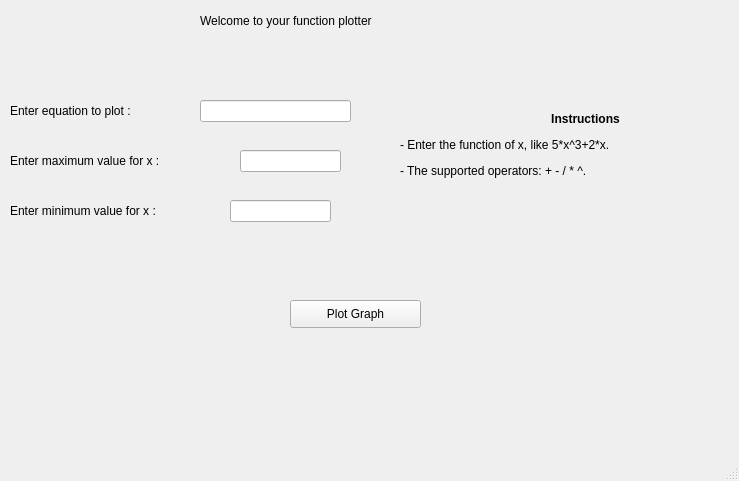
<?xml version="1.0" encoding="UTF-8"?>
<ui version="4.0">
 <class>MainWindow</class>
 <widget class="QMainWindow" name="MainWindow">
  <property name="enabled">
   <bool>true</bool>
  </property>
  <property name="geometry">
   <rect>
    <x>0</x>
    <y>0</y>
    <width>739</width>
    <height>481</height>
   </rect>
  </property>
  <property name="minimumSize">
   <size>
    <width>739</width>
    <height>481</height>
   </size>
  </property>
  <property name="windowTitle">
   <string>Function plotter</string>
  </property>
  <property name="layoutDirection">
   <enum>Qt::LeftToRight</enum>
  </property>
  <property name="styleSheet">
   <string notr="true">font: 12pt &quot;Times New Roman&quot;;</string>
  </property>
  <widget class="QWidget" name="centralwidget">
   <widget class="QLabel" name="label">
    <property name="geometry">
     <rect>
      <x>10</x>
      <y>80</y>
      <width>211</width>
      <height>61</height>
     </rect>
    </property>
    <property name="text">
     <string>Enter equation to plot :</string>
    </property>
   </widget>
   <widget class="QLabel" name="label_2">
    <property name="geometry">
     <rect>
      <x>200</x>
      <y>-10</y>
      <width>331</width>
      <height>61</height>
     </rect>
    </property>
    <property name="styleSheet">
     <string notr="true">font: 75 14pt &quot;Times New Roman&quot;;</string>
    </property>
    <property name="text">
     <string>Welcome to your function plotter </string>
    </property>
   </widget>
   <widget class="QLabel" name="label_3">
    <property name="geometry">
     <rect>
      <x>10</x>
      <y>130</y>
      <width>241</width>
      <height>61</height>
     </rect>
    </property>
    <property name="text">
     <string>Enter maximum value for x :</string>
    </property>
   </widget>
   <widget class="QLabel" name="label_4">
    <property name="geometry">
     <rect>
      <x>10</x>
      <y>180</y>
      <width>241</width>
      <height>61</height>
     </rect>
    </property>
    <property name="text">
     <string>Enter minimum value for x :</string>
    </property>
   </widget>
   <widget class="QPushButton" name="plotButton">
    <property name="geometry">
     <rect>
      <x>290</x>
      <y>300</y>
      <width>131</width>
      <height>28</height>
     </rect>
    </property>
    <property name="text">
     <string>Plot Graph</string>
    </property>
   </widget>
   <widget class="QLabel" name="label_5">
    <property name="geometry">
     <rect>
      <x>400</x>
      <y>50</y>
      <width>371</width>
      <height>231</height>
     </rect>
    </property>
    <property name="maximumSize">
     <size>
      <width>371</width>
      <height>231</height>
     </size>
    </property>
    <property name="text">
     <string>&lt;html&gt;&lt;head/&gt;&lt;body&gt;&lt;p align=&quot;center&quot;&gt;&lt;span style=&quot; font-weight:600;&quot;&gt;Instructions&lt;/span&gt;&lt;/p&gt;&lt;p&gt;- Enter the function of x, like 5*x^3+2*x.&lt;/p&gt;&lt;p&gt;- The supported operators: + - / * ^.&lt;/p&gt;&lt;p&gt;&lt;br/&gt;&lt;/p&gt;&lt;/body&gt;&lt;/html&gt;</string>
    </property>
   </widget>
   <widget class="QLineEdit" name="equation">
    <property name="geometry">
     <rect>
      <x>200</x>
      <y>100</y>
      <width>151</width>
      <height>22</height>
     </rect>
    </property>
   </widget>
   <widget class="QLineEdit" name="maxValue">
    <property name="geometry">
     <rect>
      <x>240</x>
      <y>150</y>
      <width>101</width>
      <height>22</height>
     </rect>
    </property>
   </widget>
   <widget class="QLineEdit" name="minValue">
    <property name="geometry">
     <rect>
      <x>230</x>
      <y>200</y>
      <width>101</width>
      <height>22</height>
     </rect>
    </property>
   </widget>
  </widget>
  <widget class="QStatusBar" name="statusbar"/>
 </widget>
 <resources/>
 <connections/>
</ui>
